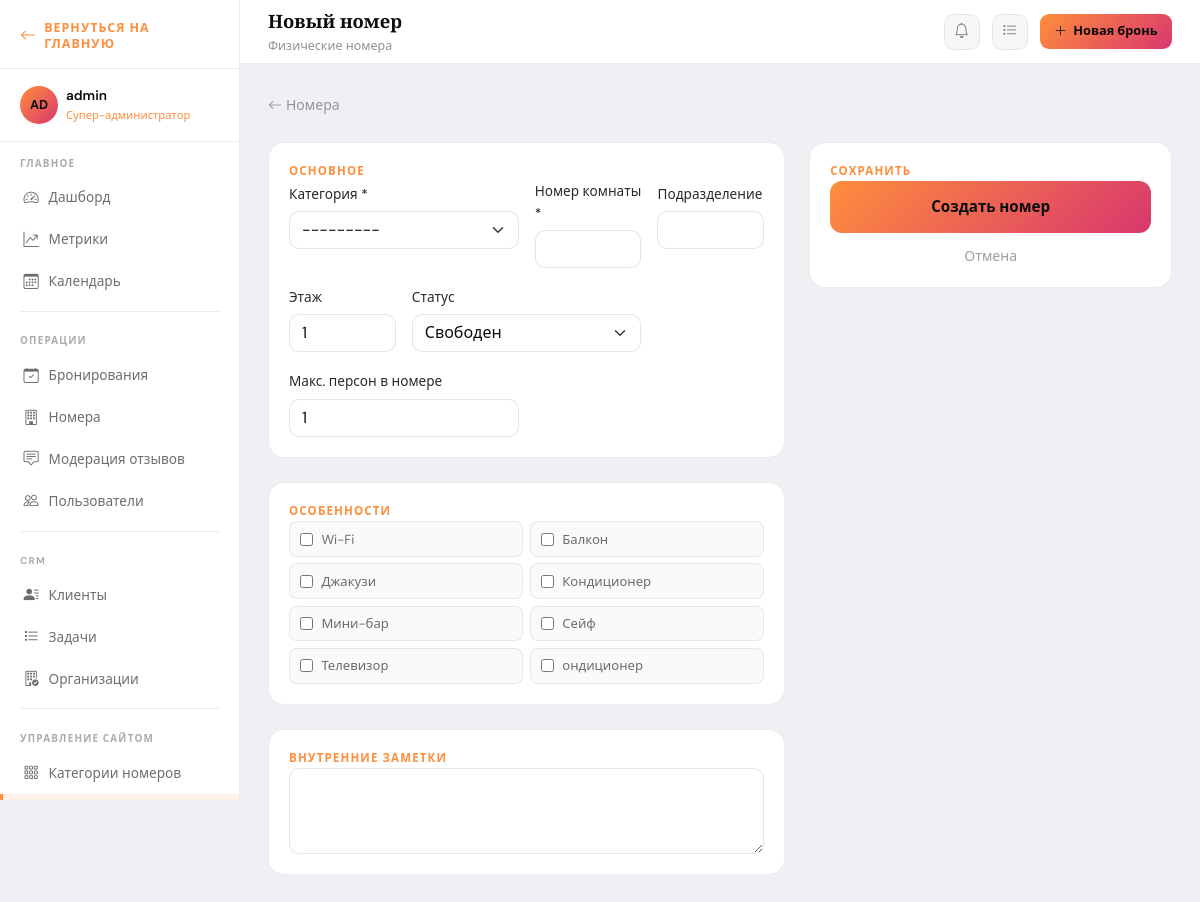
Screenshot of /manage/rooms/create/ (signed in) with the database file from the repository.
### apps/accounts/models.py (models this page shows, shortened)
class User(AbstractUser, TimeStampedModel):
    username = None
    email = models.EmailField(_("email"), unique=True)
    role = models.CharField(
        _("роль"),
        max_length=20,
        choices=UserRole.choices,
        default=UserRole.USER,
        db_index=True,
    )
    phone = models.CharField(
        _("телефон"), max_length=20, blank=True, validators=[phone_validator]
    )
    patronymic = models.CharField(_("отчество"), max_length=150, blank=True)
    date_of_birth = models.DateField(_("дата рождения"), null=True, blank=True)
    avatar = models.ImageField(
        _("аватар"), upload_to="avatars/%Y/%m/", null=True, blank=True
    )
    preferred_language = models.CharField(
        _("язык интерфейса"), max_length=10, default="ru", blank=True,
        choices=[("ru", "Русский"), ("en", "English")],
    )
    marketing_consent    = models.BooleanField(_("согласие на рассылку"), default=False)
    email_notifications  = models.BooleanField(_("email-уведомления"),    default=True)
    USERNAME_FIELD  = "email"
    REQUIRED_FIELDS = []
    objects = UserManager()
    class Meta:
        verbose_name         = _("пользоваостиница")
        verbose_name_plural  = _("пользователи")
        ordering             = ["-created_at"]
        indexes = [
            models.Index(fields=["role", "is_active"]),
        ]
    @property
    def is_plain_user(self) -> bool:
        return self.role == UserRole.USER and not self.is_superuser
    @property
    def is_receptionist(self) -> bool:
        return self.has_role(UserRole.RECEPTIONIST)
    @property
    def is_manager(self) -> bool:
        return self.has_role(UserRole.MANAGER)
    @property
    def is_admin(self) -> bool:
        return self.has_role(UserRole.ADMIN)
    @property
    def is_super_admin(self) -> bool:
        return self.is_superuser or self.role == UserRole.SUPER_ADMIN
    def has_role(self, minimum_role: str) -> bool:
        if self.is_superuser:
            return True
        return role_gte(self.role, minimum_role)
    def get_short_name(self) -> str:
        return self.first_name or self.email.split("@")[0]
    def get_initials(self) -> str:
        parts = [self.first_name[:1], self.last_name[:1]]
        return "".join(p for p in parts if p).upper() or self.email[:2].upper()
    @property
    def push_notifications_unread_count(self) -> int:
        return self.push_notifications.filter(is_read=False).count()

### apps/hotel/models.py (models this page shows)
class Amenity(TimeStampedModel, OrderedModel):
    name = models.CharField(_("название"), max_length=100, unique=True)
    icon = models.CharField(
        _("иконка Bootstrap Icons"), max_length=60, default="bi-check-circle",
        help_text=_("Например: bi-wifi, bi-tv, bi-cup-hot")
    )
    category = models.CharField(
        _("категория"), max_length=20,
        choices=AmenityCategory.choices, default=AmenityCategory.COMFORT,
        db_index=True,
    )
    is_highlighted = models.BooleanField(
        _("выделить на сайте"), default=False,
        help_text=_("Показывать в карточке номера крупно")
    )
    class Meta:
        verbose_name = _("удобство")
        verbose_name_plural = _("удобства")
        ordering = ["sort_order", "name"]
    def __str__(self) -> str:
        return self.name

### apps/hotel/views.py (the view, shortened to what this page needs)
class RoomCreateView(AdminRequiredMixin, View):
    template_name = "hotel/staff/room_form.html"
    def get(self, request):
        return render(request, self.template_name, {
            "form":  RoomForm(),
            "title": "Новый номер",
            "is_create": True,
        })

### templates/hotel/staff/room_form.html (shortened to what this page needs)
{% extends "dashboard/base_dashboard.html" %}
{% block dashboard_title %}{{ title }}{% endblock %}
{% block dashboard_subtitle %}Физические номера{% endblock %}
{% block dashboard_content %}
<div class="mb-4">
  <a href="{% url 'hotel:staff_room_list' %}" style="color:rgba(13,13,13,.4);text-decoration:none;font-size:.875rem">
    <i class="bi bi-arrow-left me-1"></i>Номера
  </a>
</div>
<form method="post" novalidate>
  <div class="row g-4">
    <div class="col-lg-7">
      <div class="dash-card mb-4">
        <div class="dash-card-title">Основное</div>
        <div class="row g-3">
          <div class="col-sm-6">
            <label class="form-label">Категория *</label>
            {{ form.category }}
          </div>
          <div class="col-sm-3">
            <label class="form-label">Номер комнаты *</label>
            {{ form.number }}
          </div>
          <div class="col-sm-3">
            <label class="form-label">Подразделение</label>
            {{ form.subdivision }}
          </div>
          <div class="col-sm-3">
            <label class="form-label">Этаж</label>
            {{ form.floor }}
          </div>
          <div class="col-sm-6">
            <label class="form-label">Статус</label>
            {{ form.status }}
          </div>
          <div class="col-sm-6">
            <label class="form-label">Макс. персон в номере</label>
            {{ form.max_guests_per_room }}
          </div>
        </div>
      </div>
      <div class="dash-card mb-4">
        <div class="dash-card-title">Особенности</div>
        <div style="display:grid;grid-template-columns:repeat(auto-fill,minmax(180px,1fr));gap:.4rem">
          {% for checkbox in form.extra_amenities %}
          <label style="display:flex;align-items:center;gap:.5rem;cursor:pointer;
                        background:rgba(13,13,13,.02);border:1px solid rgba(13,13,13,.08);
                        border-radius:8px;padding:.4rem .65rem;font-size:.82rem;color:rgba(13,13,13,.6)">
            {{ checkbox.tag }} {{ checkbox.choice_label }}
          </label>
          {% endfor %}
        </div>
      </div>
      <div class="dash-card">
        <div class="dash-card-title">Внутренние заметки</div>
        {{ form.notes }}
      </div>
    </div>
    <div class="col-lg-5">
      <div class="dash-card">
        <div class="dash-card-title">Сохранить</div>
        <button type="submit"
                style="width:100%;padding:.85rem;background:linear-gradient(135deg,#ff8e3c,#d9376e);
                       border:none;border-radius:12px;color:#0d0d0d;font-weight:700;cursor:pointer;font-size:.95rem">
          {% if is_create %}Создать номер{% else %}Сохранить изменения{% endif %}
        </button>
        <a href="{% url 'hotel:staff_room_list' %}"
           style="display:block;text-align:center;margin-top:.75rem;color:rgba(13,13,13,.4);font-size:.875rem;text-decoration:none">
          Отмена
        </a>
      </div>
    </div>
  </div>
</form>
{% endblock %}

### templates/dashboard/base_dashboard.html (shortened to what this page needs)
{% extends "base.html" %}
{% load static %}
{% block body_class %}dash-app{% endblock %}
{% block content %}
<div class="dash-layout">
  <aside class="dash-sidebar" id="dashSidebar">
    <div class="sidebar-brand">
      <a href="{% url 'hotel:index' %}" class="sidebar-brand-home" aria-label="Вернуться на главную">
        <i class="bi bi-arrow-left" aria-hidden="true"></i>
        <span>Вернуться на главную</span>
      </a>
    </div>
    <div class="sidebar-user">
      <div class="d-flex align-items-center gap-2">
        <div class="sidebar-user-avatar">
          {% if request.user.avatar %}
            <img src="{{ request.user.avatar.url }}" alt="" />
          {% else %}
            {{ request.user.get_initials }}
          {% endif %}
        </div>
        <div>
          <div class="sidebar-user-name">{{ request.user.get_short_name }}</div>
          <div class="sidebar-user-role">{{ request.user.get_role_display }}</div>
        </div>
      </div>
    </div>
    <ul class="sidebar-nav" style="flex:1;padding-bottom:1rem">
      <div class="sidebar-section-label">Главное</div>
      <li>
        <a href="{% url 'dashboard:index' %}"
           class="{% if request.resolver_match.url_name == 'index' and request.resolver_match.namespace == 'dashboard' %}active{% endif %}">
          <i class="bi bi-speedometer2"></i> Дашборд
        </a>
      </li>
      {% if request.user.is_manager or request.user.is_admin or request.user.is_super_admin or request.user.is_superuser %}
      <li>
        <a href="{% url 'dashboard:metrics' %}"
           class="{% if request.resolver_match.url_name == 'metrics' %}active{% endif %}">
          <i class="bi bi-graph-up-arrow"></i> Метрики
        </a>
      </li>
      {% endif %}
      <li>
        <a href="{% url 'dashboard:calendar' %}"
           class="{% if request.resolver_match.url_name == 'calendar' %}active{% endif %}">
          <i class="bi bi-calendar3"></i> Календарь
        </a>
      </li>
      <div class="sidebar-divider"></div>
      <div class="sidebar-section-label">Операции</div>
      <li>
        <a href="{% url 'bookings:staff_list' %}"
           class="{% if request.resolver_match.namespace == 'bookings' %}active{% endif %}">
          <i class="bi bi-calendar-check"></i> Бронирования
        </a>
      </li>
      <li>
        <a href="{% url 'dashboard:rooms' %}"
           class="{% if request.resolver_match.url_name == 'rooms' %}active{% endif %}">
          <i class="bi bi-building"></i> Номера
        </a>
      </li>
      {% if request.user.is_receptionist %}
      <li>
        <a href="{% url 'dashboard:reviews' %}"
           class="{% if request.resolver_match.url_name == 'reviews' %}active{% endif %}">
          <i class="bi bi-chat-square-text"></i> Модерация отзывов
        </a>
      </li>
      {% endif %}
      <li>
        <a href="{% url 'accounts:user_list' %}"
           class="{% if request.resolver_match.namespace == 'accounts' and 'user' in request.resolver_match.url_name %}active{% endif %}">
          <i class="bi bi-people"></i> Пользователи
        </a>
      </li>
      <div class="sidebar-divider"></div>
      <div class="sidebar-section-label">CRM</div>
      <li>
        <a href="{% url 'crm:client_list' %}"
           class="{% if request.resolver_match.namespace == 'crm' and 'client' in request.resolver_match.url_name %}active{% endif %}">
          <i class="bi bi-person-lines-fill"></i> Клиенты
        </a>
      </li>
      <li>
        <a href="{% url 'crm:task_list' %}"
           class="{% if request.resolver_match.url_name == 'task_list' %}active{% endif %}">
          <i class="bi bi-list-task"></i> Задачи
        </a>
      </li>
      <li>
        <a href="{% url 'crm:organization_list' %}"
           class="{% if request.resolver_match.url_name == 'organization_list' %}active{% endif %}">
          <i class="bi bi-building-check"></i> Организации
        </a>
      </li>
      <div class="sidebar-divider"></div>
      <div class="sidebar-section-label">Управление сайтом</div>
      <li>
        <a href="{% url 'hotel:staff_category_list' %}"
           class="{% if request.resolver_match.namespace == 'hotel' and 'category' in request.resolver_match.url_name %}active{% endif %}">
          <i class="bi bi-grid-3x3-gap"></i> Категории номеров
        </a>
      </li>
      <li>
        <a href="{% url 'hotel:staff_room_list' %}"
           class="{% if request.resolver_match.namespace == 'hotel' and 'room' in request.resolver_match.url_name and 'category' not in request.resolver_match.url_name %}active{% endif %}">
        </a>
      </li>
    </ul>
  </aside>
  <div class="dash-main">
    <div class="dash-topbar">
      <div class="dash-topbar-info">
        <div class="dash-topbar-title">{% block dashboard_title %}Панель управления{% endblock %}</div>
        <div class="dash-topbar-subtitle">{% block dashboard_subtitle %}{% endblock %}</div>
      </div>
      <div class="dash-topbar-actions">
        {% with unread_count=request.user.push_notifications_unread_count %}
        <div class="notif-wrap">
          <button type="button" class="topbar-icon-btn notif-toggle-btn" id="notifToggleBtn"
                  onclick="toggleNotifPanel(event)" aria-label="Уведомления" aria-expanded="false">
            <i class="bi bi-bell"></i>
          </button>
        </div>
        {% endwith %}
        <a href="{% url 'crm:task_list' %}" class="topbar-icon-btn" title="Задачи">
          <i class="bi bi-list-task"></i>
        </a>
        <a href="{% url 'bookings:staff_create' %}" class="topbar-new-booking" title="Новая бронь">
          <i class="bi bi-plus-lg"></i>
          <span>Новая бронь</span>
        </a>
      </div>
    </div>
    <div class="dash-content">
      {% block dashboard_content %}{% endblock %}
    </div>
  </div>
</div>
{% endblock %}

### rows the page displays
User: user.get_initials "AD", user.get_short_name "admin", user.role "Супер-администратор"
Amenity: choice_label "Wi-Fi"
Amenity: choice_label "Балкон"
Amenity: choice_label "Джакузи"
Amenity: choice_label "Кондиционер"
Amenity: choice_label "Мини-бар"
Amenity: choice_label "Сейф"
Amenity: choice_label "Телевизор"

### other values shown
{{ title }} "Новый номер"
{{ checkbox.choice_label }} "ондиционер"
